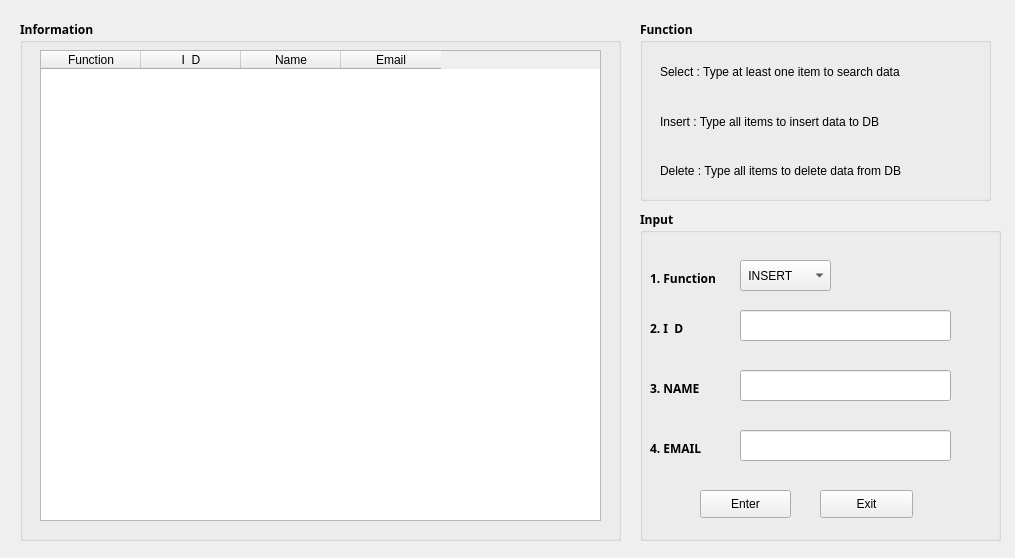
<?xml version="1.0" encoding="UTF-8"?>
<ui version="4.0">
 <class>Form</class>
 <widget class="QWidget" name="Form">
  <property name="geometry">
   <rect>
    <x>0</x>
    <y>0</y>
    <width>1015</width>
    <height>558</height>
   </rect>
  </property>
  <property name="windowTitle">
   <string>Customer Information</string>
  </property>
  <property name="windowIcon">
   <iconset>
    <normaloff>pics/email.webp</normaloff>pics/email.webp</iconset>
  </property>
  <property name="toolTipDuration">
   <number>-1</number>
  </property>
  <property name="autoFillBackground">
   <bool>false</bool>
  </property>
  <widget class="QGroupBox" name="info_output_groupBox">
   <property name="geometry">
    <rect>
     <x>20</x>
     <y>20</y>
     <width>601</width>
     <height>521</height>
    </rect>
   </property>
   <property name="font">
    <font>
     <family>Yu Gothic UI Semibold</family>
     <weight>75</weight>
     <bold>true</bold>
    </font>
   </property>
   <property name="toolTipDuration">
    <number>1</number>
   </property>
   <property name="title">
    <string>Information</string>
   </property>
   <widget class="QTableWidget" name="info_table">
    <property name="geometry">
     <rect>
      <x>20</x>
      <y>30</y>
      <width>561</width>
      <height>471</height>
     </rect>
    </property>
    <property name="font">
     <font>
      <family>Yu Gothic UI</family>
      <pointsize>9</pointsize>
      <weight>50</weight>
      <bold>false</bold>
     </font>
    </property>
    <property name="sizeAdjustPolicy">
     <enum>QAbstractScrollArea::AdjustToContents</enum>
    </property>
    <property name="dragEnabled">
     <bool>false</bool>
    </property>
    <property name="dragDropOverwriteMode">
     <bool>false</bool>
    </property>
    <property name="alternatingRowColors">
     <bool>true</bool>
    </property>
    <property name="selectionBehavior">
     <enum>QAbstractItemView::SelectRows</enum>
    </property>
    <property name="gridStyle">
     <enum>Qt::SolidLine</enum>
    </property>
    <property name="rowCount">
     <number>0</number>
    </property>
    <column>
     <property name="text">
      <string>Function</string>
     </property>
    </column>
    <column>
     <property name="text">
      <string>I  D</string>
     </property>
    </column>
    <column>
     <property name="text">
      <string>Name</string>
     </property>
    </column>
    <column>
     <property name="text">
      <string>Email</string>
     </property>
    </column>
   </widget>
  </widget>
  <widget class="QGroupBox" name="info_groupBox">
   <property name="geometry">
    <rect>
     <x>640</x>
     <y>210</y>
     <width>361</width>
     <height>331</height>
    </rect>
   </property>
   <property name="font">
    <font>
     <family>Yu Gothic UI Semibold</family>
     <weight>75</weight>
     <bold>true</bold>
    </font>
   </property>
   <property name="title">
    <string>Input</string>
   </property>
   <widget class="QComboBox" name="info_comboBox">
    <property name="geometry">
     <rect>
      <x>100</x>
      <y>50</y>
      <width>91</width>
      <height>31</height>
     </rect>
    </property>
    <property name="font">
     <font>
      <family>Yu Gothic UI</family>
      <pointsize>9</pointsize>
      <weight>50</weight>
      <bold>false</bold>
     </font>
    </property>
    <property name="contextMenuPolicy">
     <enum>Qt::DefaultContextMenu</enum>
    </property>
    <property name="autoFillBackground">
     <bool>false</bool>
    </property>
    <item>
     <property name="text">
      <string> INSERT</string>
     </property>
    </item>
    <item>
     <property name="text">
      <string> SELECT</string>
     </property>
    </item>
    <item>
     <property name="text">
      <string> DELETE</string>
     </property>
    </item>
   </widget>
   <widget class="QPushButton" name="enter_pushButton">
    <property name="geometry">
     <rect>
      <x>60</x>
      <y>280</y>
      <width>91</width>
      <height>28</height>
     </rect>
    </property>
    <property name="font">
     <font>
      <family>Yu Gothic UI</family>
      <weight>50</weight>
      <bold>false</bold>
     </font>
    </property>
    <property name="text">
     <string>Enter</string>
    </property>
    <property name="icon">
     <iconset>
      <normaloff>pics/edit.png</normaloff>pics/edit.png</iconset>
    </property>
    <property name="default">
     <bool>false</bool>
    </property>
   </widget>
   <widget class="QPushButton" name="exit_pushButton">
    <property name="geometry">
     <rect>
      <x>180</x>
      <y>280</y>
      <width>93</width>
      <height>28</height>
     </rect>
    </property>
    <property name="font">
     <font>
      <family>Yu Gothic UI</family>
      <weight>50</weight>
      <bold>false</bold>
     </font>
    </property>
    <property name="text">
     <string>Exit</string>
    </property>
    <property name="icon">
     <iconset>
      <normaloff>pics/exit.png</normaloff>pics/exit.png</iconset>
    </property>
   </widget>
   <widget class="QLabel" name="id_label">
    <property name="geometry">
     <rect>
      <x>10</x>
      <y>110</y>
      <width>71</width>
      <height>16</height>
     </rect>
    </property>
    <property name="font">
     <font>
      <family>Yu Gothic UI Semibold</family>
      <weight>75</weight>
      <bold>true</bold>
     </font>
    </property>
    <property name="text">
     <string>2. I  D</string>
    </property>
   </widget>
   <widget class="QLabel" name="email_label">
    <property name="geometry">
     <rect>
      <x>10</x>
      <y>230</y>
      <width>71</width>
      <height>16</height>
     </rect>
    </property>
    <property name="font">
     <font>
      <family>Yu Gothic UI Semibold</family>
      <weight>75</weight>
      <bold>true</bold>
     </font>
    </property>
    <property name="text">
     <string>4. EMAIL</string>
    </property>
   </widget>
   <widget class="QLabel" name="name_label">
    <property name="geometry">
     <rect>
      <x>10</x>
      <y>170</y>
      <width>71</width>
      <height>16</height>
     </rect>
    </property>
    <property name="font">
     <font>
      <family>Yu Gothic UI Semibold</family>
      <weight>75</weight>
      <bold>true</bold>
     </font>
    </property>
    <property name="text">
     <string>3. NAME</string>
    </property>
   </widget>
   <widget class="QLineEdit" name="name_text">
    <property name="geometry">
     <rect>
      <x>100</x>
      <y>160</y>
      <width>211</width>
      <height>31</height>
     </rect>
    </property>
    <property name="font">
     <font>
      <family>Yu Gothic UI</family>
      <pointsize>9</pointsize>
      <weight>50</weight>
      <bold>false</bold>
     </font>
    </property>
   </widget>
   <widget class="QLineEdit" name="id_text">
    <property name="geometry">
     <rect>
      <x>100</x>
      <y>100</y>
      <width>211</width>
      <height>31</height>
     </rect>
    </property>
    <property name="font">
     <font>
      <family>Yu Gothic UI</family>
      <pointsize>9</pointsize>
      <weight>50</weight>
      <bold>false</bold>
     </font>
    </property>
   </widget>
   <widget class="QLineEdit" name="email_text">
    <property name="geometry">
     <rect>
      <x>100</x>
      <y>220</y>
      <width>211</width>
      <height>31</height>
     </rect>
    </property>
    <property name="font">
     <font>
      <family>Yu Gothic UI</family>
      <pointsize>9</pointsize>
      <weight>50</weight>
      <bold>false</bold>
     </font>
    </property>
   </widget>
   <widget class="QLabel" name="function_label">
    <property name="geometry">
     <rect>
      <x>10</x>
      <y>60</y>
      <width>81</width>
      <height>16</height>
     </rect>
    </property>
    <property name="font">
     <font>
      <family>Yu Gothic UI Semibold</family>
      <weight>75</weight>
      <bold>true</bold>
     </font>
    </property>
    <property name="text">
     <string>1. Function</string>
    </property>
   </widget>
  </widget>
  <widget class="QGroupBox" name="function_groupBox">
   <property name="geometry">
    <rect>
     <x>640</x>
     <y>20</y>
     <width>351</width>
     <height>181</height>
    </rect>
   </property>
   <property name="font">
    <font>
     <family>Yu Gothic UI Semibold</family>
     <weight>75</weight>
     <bold>true</bold>
    </font>
   </property>
   <property name="title">
    <string>Function</string>
   </property>
   <widget class="QWidget" name="verticalLayoutWidget">
    <property name="geometry">
     <rect>
      <x>20</x>
      <y>30</y>
      <width>311</width>
      <height>143</height>
     </rect>
    </property>
    <layout class="QVBoxLayout" name="verticalLayout">
     <item>
      <widget class="QLabel" name="select_label">
       <property name="font">
        <font>
         <family>Yu Gothic UI</family>
         <pointsize>9</pointsize>
         <weight>50</weight>
         <bold>false</bold>
        </font>
       </property>
       <property name="text">
        <string>Select : Type at least one item to search data</string>
       </property>
      </widget>
     </item>
     <item>
      <widget class="QLabel" name="insert_label">
       <property name="font">
        <font>
         <family>Yu Gothic UI</family>
         <pointsize>9</pointsize>
         <weight>50</weight>
         <bold>false</bold>
        </font>
       </property>
       <property name="text">
        <string>Insert : Type all items to insert data to DB</string>
       </property>
      </widget>
     </item>
     <item>
      <widget class="QLabel" name="delete_label">
       <property name="font">
        <font>
         <family>Yu Gothic UI</family>
         <pointsize>9</pointsize>
         <weight>50</weight>
         <bold>false</bold>
        </font>
       </property>
       <property name="text">
        <string>Delete : Type all items to delete data from DB</string>
       </property>
      </widget>
     </item>
    </layout>
   </widget>
  </widget>
 </widget>
 <tabstops>
  <tabstop>info_table</tabstop>
  <tabstop>info_comboBox</tabstop>
  <tabstop>id_text</tabstop>
  <tabstop>name_text</tabstop>
  <tabstop>email_text</tabstop>
  <tabstop>enter_pushButton</tabstop>
  <tabstop>exit_pushButton</tabstop>
 </tabstops>
 <resources/>
 <connections>
  <connection>
   <sender>exit_pushButton</sender>
   <signal>clicked()</signal>
   <receiver>Form</receiver>
   <slot>close()</slot>
   <hints>
    <hint type="sourcelabel">
     <x>1024</x>
     <y>601</y>
    </hint>
    <hint type="destinationlabel">
     <x>758</x>
     <y>667</y>
    </hint>
   </hints>
  </connection>
  <connection>
   <sender>enter_pushButton</sender>
   <signal>clicked()</signal>
   <receiver>Form</receiver>
   <slot>add_info()</slot>
   <hints>
    <hint type="sourcelabel">
     <x>839</x>
     <y>469</y>
    </hint>
    <hint type="destinationlabel">
     <x>566</x>
     <y>643</y>
    </hint>
   </hints>
  </connection>
 </connections>
 <slots>
  <slot>add_info()</slot>
 </slots>
</ui>
